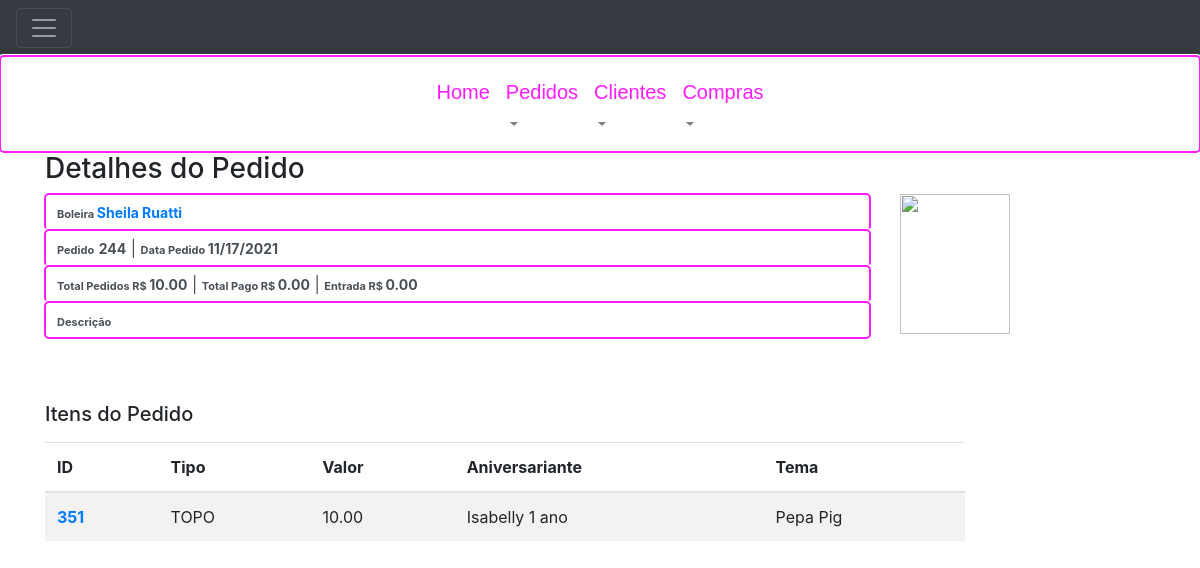
/orders/244/detail/ (signed in), run on an earlier commit of the app's database.
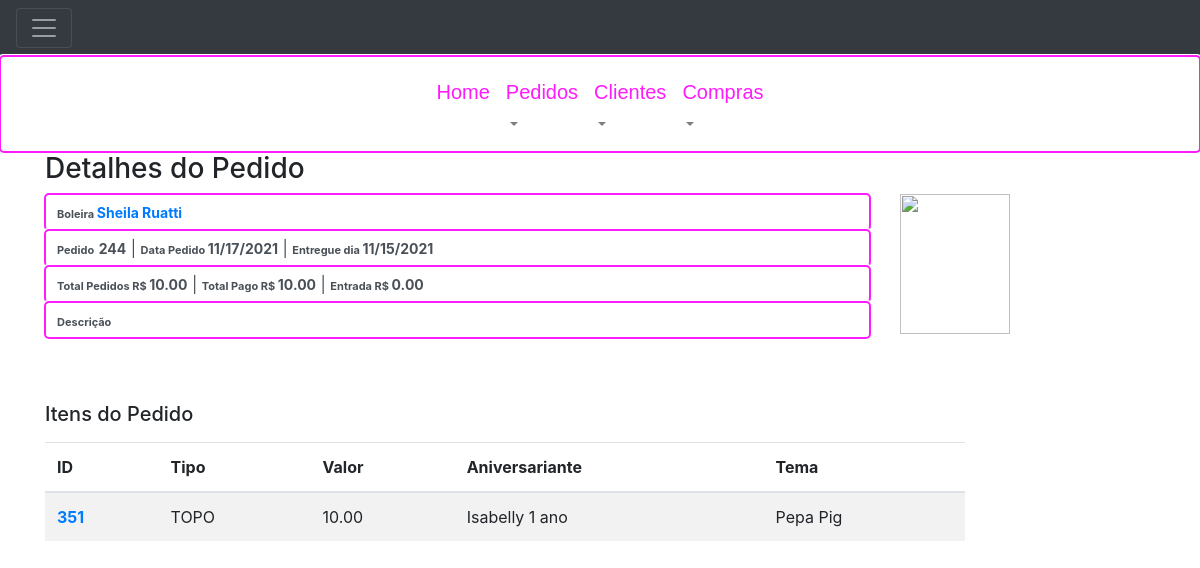
And on a later commit of the database.
### order_control/models.py (models this page shows, shortened)
class Order(models.Model):
    createdAt = models.DateTimeField(auto_now_add=True)
    deliveryAt = models.DateTimeField(null=True, blank=True, verbose_name="Entregar em")
    delivered = models.BooleanField(default=False, verbose_name="Entregue")
    description = models.TextField(max_length=255, null=True, blank=True)
    downPayment = models.DecimalField(max_digits=8, decimal_places=2, verbose_name='Entrada R$', null=True, blank=True, default=0.00)
    totalOrder = models.DecimalField(max_digits=8, decimal_places=2, verbose_name='Total Pedido R$', null=True, blank=True, default=0.00)
    totalPayment = models.DecimalField(max_digits=8, decimal_places=2, verbose_name='Total Pago R$', null=True, blank=True, default=0.00)
    client = models.ForeignKey(Client, on_delete=models.PROTECT, related_name="client", verbose_name='Cliente')
    class Meta:
        unique_together = ['client', 'id']
        ordering = ['-id']

class Client (models.Model):
    createAt = models.DateTimeField(auto_now_add=True)
    name = models.CharField(max_length=255, verbose_name='Nome do Cliente')
    phone = models.CharField(max_length=15, null=True, blank=True, verbose_name='Telefone')
    picture = models.FileField(upload_to='clients/', null=True, blank=True, verbose_name='Foto de Perfil')
    balance = models.DecimalField(max_digits=8, decimal_places=2, default=0.0, verbose_name='Balanço')
    active = models.BooleanField(default=True, verbose_name="Ativo")
    cakeMaker = models.BooleanField(default=False, verbose_name='Boleira')
    password = models.CharField(max_length=50, verbose_name="Senha")
    class Meta:
        ordering = ['id']

### order_control/views.py (the view)
# urls.py: path('orders/<int:id>/detail/', views.order_details, name='order_detail'),
@login_required(login_url=reverse_lazy('order_control:login'))
def order_details(request, id):
    order = Order.objects.get(id=id)
    order_items = BoxTop.objects.filter(order=order)
    return render(request, 'order_control/order/detail.html',
                  {'order': order, 'order_items': order_items})

### templates/order_control/order/detail.html (shortened to what the changed rows need)
{% extends "layout.html" %}
{% block content %}
<div class="container" xmlns="http://www.w3.org/1999/html">
        <div class="form-group">
            <div class="row">
                <div  id="head" class="col-sm-9" >
                    <div class='form-control'>
                        <span class='label label-default' style='font-size:11px;'>
                        </span>
                        <span class='label label-default' style='font-size:14px;'  >
                            <a href="{% url 'order_control:client_detail'  order.client.id %}">
                                <strong>{{ order.client.name }}</strong></span>
                    </div>
                    <div class='form-control'>
                        <span class='label label-default' style='font-size:11px;'><strong>Pedido</strong></span>
                        <span class='label label-default' style='font-size:14px;' ><strong>{{ order.id }}</strong></span>
                            |
                            <span class='label label-default' style='font-size:11px;'><strong>Data Pedido </strong></span>
                            <span class='label label-default' style='font-size:14px;' ><strong>{{ order.createdAt|date:"SHORT_DATE_FORMAT" }}</strong></span>
                            {% if order.delivered%}
                                |
                                <span class='label label-default' style='font-size:11px;'><strong>Entregue dia  </strong></span>
                                <span class='label label-default' style='font-size:14px;' ><strong>{{ order.deliveryAt|date:"SHORT_DATE_FORMAT" }}</strong></span>
                            {% endif %}
                    </div>
                    <div class='form-control'>
                        <span class='label label-default' style='font-size:11px;'><strong>Total Pedidos R$ </strong></span>
                        <span class='label label-default' style='font-size:14px;' ><strong>{{ order.totalOrder }}</strong></span>
                         |
                        <span class='label label-default' style='font-size:11px;'><strong>Total Pago R$ </strong></span>
                        <span class='label label-default' style='font-size:14px;' ><strong>{{ order.totalPayment }}</strong></span>
                         |
                        <span class='label label-default' style='font-size:11px;'><strong>Entrada R$ </strong></span>
                        <span class='label label-default' style='font-size:14px;' ><strong>{{ order.downPayment }}</strong></span>
                    </div>
                    <div class='form-control'>
                        <span class='label label-default' style='font-size:11px;'><strong>Descrição</strong></span>
                    </div>
                </div>
            </div>
            <div class="form-group">
                <div class="row">
                    <div  class="col-sm-10" >
                        <table class="table table-striped table-hover">
                            <thead>
                            <tr>
                                <th>ID</th>
                                <th>Tipo</th>
                                <th>Valor</th>
                                <th>Aniversariante</th>
                                <th>Tema</th>
                            </tr>
                            </thead>
                        </table>
                    </div>
                </div>
           </div>
        </div>
    </div>
{% endblock %}

What changed in the data, as far as the page shows it:
changed Order "Sheila Ruatti": delivered False → True (drawn); deliveryAt (not shown) → "11/15/2021"; totalPayment "0.00" → "10.00"
Also different on the page:
text now shown: "| Entregue dia"
